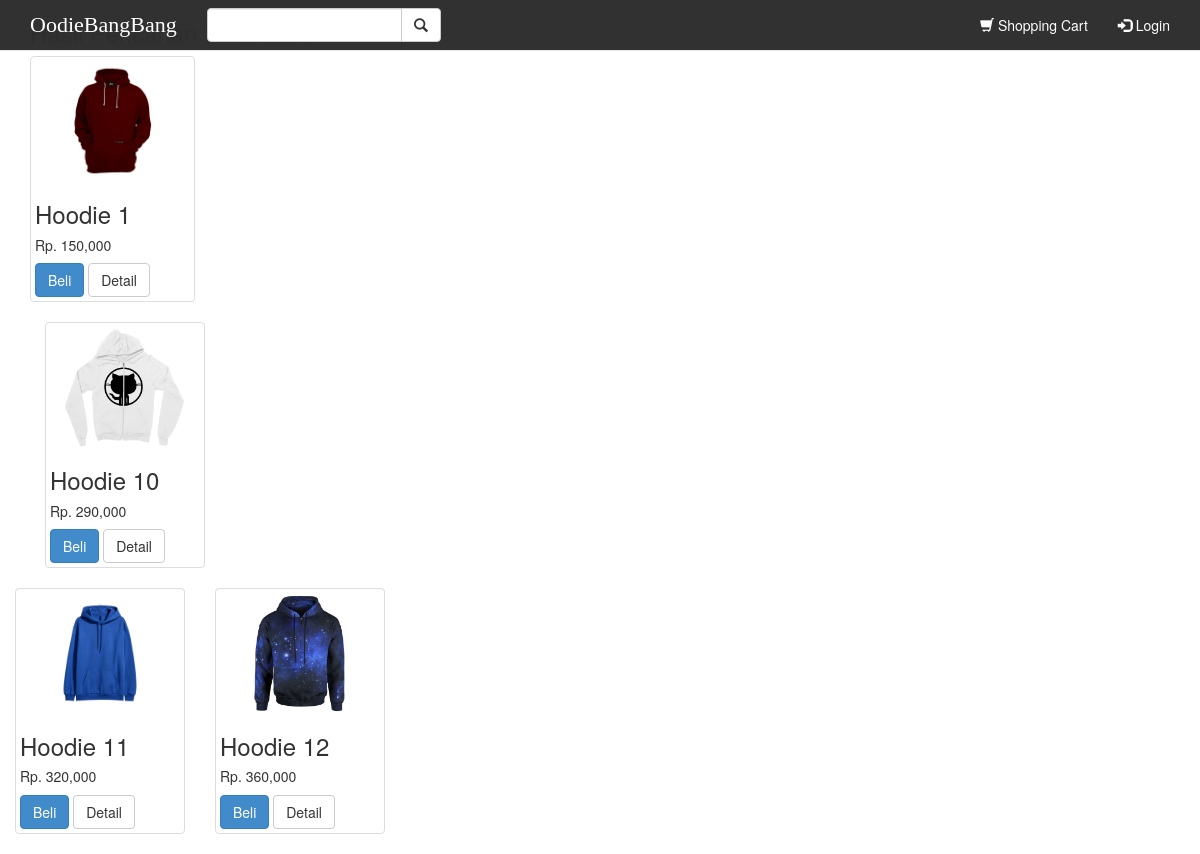
/pencarian.php?keyword=Hoodie 1, run on the app's committed database.
### tables this page shows
CREATE TABLE `produk` (
  `id_produk` int(11) NOT NULL,
  `nama_produk` varchar(100) NOT NULL,
  `harga_produk` int(11) NOT NULL,
  `berat_produk` int(11) NOT NULL,
  `foto_produk` varchar(100) NOT NULL,
  `deskripsi_produk` text NOT NULL,
  `stok_produk` int(5) NOT NULL
);

### pencarian.php (the view, shortened to what this page needs)
<?php
include 'koneksi.php';
?>
<?php
$keyword = $_GET["keyword"];
$semuadata = array();
$ambil = $koneksi->query("SELECT * FROM produk WHERE nama_produk LIKE '%$keyword%'  OR deskripsi_produk LIKE '%$keyword%'");
while($pecah = $ambil->fetch_assoc())
{
	$semuadata[]=$pecah;
}
?>
<!DOCTYPE html>
<html>
<head>
	<link rel="stylesheet"  href="admin/assets/css/bootstrap.css">
</head>
<body>
	<?php  include 'menu.php';?>
	<div class="container">
		<h3>Hasil Pencarian : <?php echo $keyword ?></h3>
		<div class="row">
			<?php foreach ($semuadata as $key => $value): ?>
			<div class="col-md-2">
				<div class="thumbnail">
				<img src="foto_produk/<?php echo $value["foto_produk"] ?>" alt="" class="img-responsive" style="width: 12	0px; height: 120px;>
				<div class="caption">
					<h3><?php echo $value["nama_produk"] ?></h3>
					<h5>Rp. <?php  echo number_format($value['harga_produk']) ?></h5>
					<a href="beli.php?id=<?php echo $value["id_produk"]; ?>" class="btn btn-primary">Beli</a>
					<a href="detail.php?id=<?php echo $value["id_produk"]; ?>" class="btn btn-default">Detail</a>
				</div>
			</div>
		</div>
		<?php  endforeach ?>
</body>
</html>

### menu.php
<nav class="navbar navbar-default navbar-fixed-top" style="background-color: rgba(45,45,45,0.98);">
	<div class="container">
		<ul class="nav navbar-nav">
		<li><a class="navbar-brand" href="index.php" style="color: white; font-family: forte; font-size: 22px;">OodieBangBang</a></li>
			<form action="pencarian.php" method="get" class="navbar-form navbar-right">
				<div class="input-group">
					<input type="text" class="form-control" name="keyword">
					<div class="input-group-btn">
						<button class="btn btn-default"><span class="glyphicon glyphicon-search"></span></button>
					</div>
				</div>
			</form>
		</ul>
				<ul class="nav navbar-nav navbar-right">
					<?php if(isset($_SESSION["pelanggan"])):?>
						<li><a href="riwayat.php" style="color: white;"><span class="glyphicon glyphicon-inbox"></span> Order Status</a></li>
						<li><a href="logout.php" style="color: white;">Logout <span class="glyphicon glyphicon-log-out"></a></li>
					<?php else : ?>
						<li><a href="login.php" style="color: white;"><span class="glyphicon glyphicon-log-in"></span> Login</a></li>
					<?php endif ?>
			    </ul>
				<ul class="nav navbar-nav navbar-right">
					<li><a href="keranjang.php" style="color: white;"><span class="glyphicon glyphicon-shopping-cart"></span> Shopping Cart</a></li>
			    </ul>
	</div>
</nav>

### data on the page
produk: foto_produk (picture), nama_produk "Hoodie 1", harga_produk "150,000"
produk: foto_produk (picture), nama_produk "Hoodie 10", harga_produk "290,000"
produk: foto_produk (picture), nama_produk "Hoodie 11", harga_produk "320,000"
produk: foto_produk (picture), nama_produk "Hoodie 12", harga_produk "360,000"
